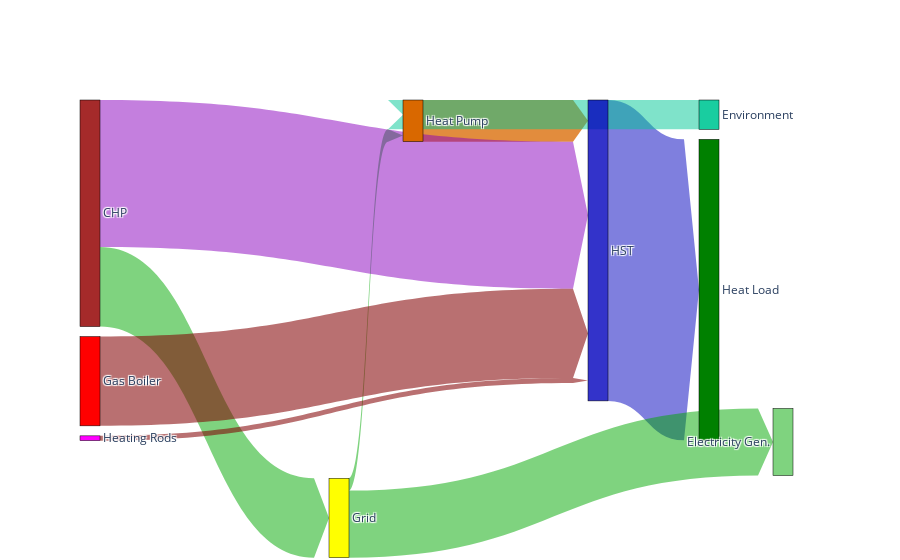

Source (notebook cell):
### Code cell
posn = {
    'Grid': (0.35, 1.1, 'Yellow'),
    'Heat Pump': (0.45, -1, 'rgba(217, 104, 0, 1)'),
    'HST': (0.7, 0.3, 'rgba(0, 0, 189, 0.8)'),
    'Heat Load': (0.85, 0.1, 'Green'),
    'CHP': (0, 2, 'Brown'),
    'Electricity Gen.': (0.95, 0.9, 'rgba(0, 168, 0, 0.5)'),
    'energy loss': (0.85, -1.7, 'rgba(69, 0, 0, 0.76)'),
    'Environment': (0, -1.5, 'rgba(0, 200, 150, 0.8)'),
    'Gas Boiler': (0, -1.5, 'red'),
    'Heating Rods': (0, -1.5, 'magenta')
}




fig = go.Figure(data=[go.Sankey(
    arrangement = "snap",
    valuesuffix = "Wh",
    node = dict(
      pad = 10,
    #   thickness = 20,
      line = dict(color = "black", width = 0.5),
      label = list(posn.keys()),
      x = [val[0] for val in posn.values()],
      y = [val[1] for val in posn.values()],
    #   color = "blue"
      color = [val[2] for val in posn.values()]
    ),
    link = dict(
      arrowlen = 15,
      source = [0, 1, 2, 4, 4,0, 2, 7, 8, 9], # actually not, no dynamic switching here!reversed directions for hwt2_sh and hwt0_hp
      target = [1, 2, 3, 2, 0, 5, 6, 1, 2, 2],
      # source = sources,
      # target = targets,
      value = vals_smpl2,
      color = [
    'rgba(0, 168, 0, 0.5)',
    'rgba(217, 104, 0, 0.76)',
    'rgba(0, 0, 189, 0.5)',
    'rgba(137, 0, 189, 0.5)',
    'rgba(0, 168, 0, 0.5)',
    'rgba(0, 168, 0, 0.5)',
    'rgba(143, 0, 43, 0.9)',
    'rgba(0, 200, 150, 0.5)',
    'rgba(130, 0, 3, 0.56)',
    'rgba(130, 0, 3, 0.56)']
    #   curve = [0, 0, 0, 0.5, 0]
  ))],
  layout = dict()
  )

fig.show()

### Figure 1 — Plotly figure (JSON) as saved in the notebook; plotly's stock layout.template omitted (floating-point values rounded to 4 significant figures)
{"data": [{"arrangement": "snap", "link": {"arrowlen": 15, "color": ["rgba(0, 168, 0, 0.5)", "rgba(217, 104, 0, 0.76)", "rgba(0, 0, 189, 0.5)", "rgba(137, 0, 189, 0.5)", "rgba(0, 168, 0, 0.5)", "rgba(0, 168, 0, 0.5)", "rgba(143, 0, 43, 0.9)", "rgba(0, 200, 150, 0.5)", "rgba(130, 0, 3, 0.56)", "rgba(130, 0, 3, 0.56)"], "source": [0, 1, 2, 4, 4, 0, 2, 7, 8, 9], "target": [1, 2, 3, 2, 0, 5, 6, 1, 2, 2], "value": [943300.0, 3197000.0, 23070000.0, 11280000.0, 6091000.0, 5148000.0, -1381000.0, 2251000.0, 6845000, 367600.0]}, "node": {"color": ["Yellow", "rgba(217, 104, 0, 1)", "rgba(0, 0, 189, 0.8)", "Green", "Brown", "rgba(0, 168, 0, 0.5)", "rgba(69, 0, 0, 0.76)", "rgba(0, 200, 150, 0.8)", "red", "magenta"], "label": ["Grid", "Heat Pump", "HST", "Heat Load", "CHP", "Electricity Gen.", "energy loss", "Environment", "Gas Boiler", "Heating Rods"], "line": {"color": "black", "width": 0.5}, "pad": 10, "x": [0.35, 0.45, 0.7, 0.85, 0, 0.95, 0.85, 0, 0, 0], "y": [1.1, -1, 0.3, 0.1, 2, 0.9, -1.7, -1.5, -1.5, -1.5]}, "type": "sankey", "valuesuffix": "Wh"}], "layout": {}}
